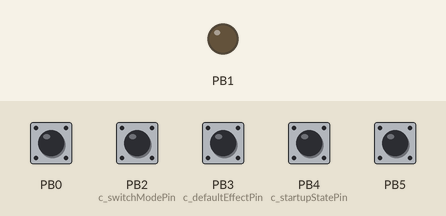
The program below on a simulated ATtiny85, built with avr-gcc and run on an emulated ATtiny85. On the bench: output pins drawn as LEDs (lit = HIGH). The inputs (shaded band) are chosen by the test bench; at power-on: PB0, PB2 (c_switchModePin), PB3 (c_defaultEffectPin), PB4 (c_startupStatePin), PB5 HIGH.

Above: at 1.2 s.
1.3 s: PB0 pulled LOW for 0.15 s
At 1.8 s:
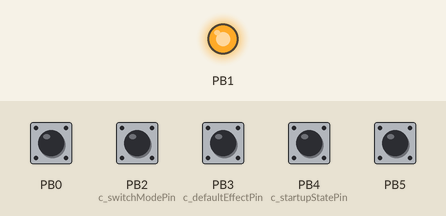
2.9 s: PB0 pulled LOW for 1 s
At 4.2 s:
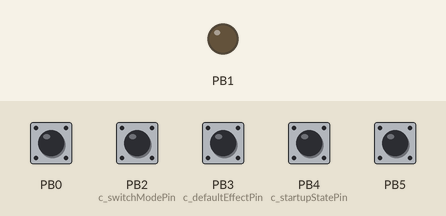
5.4 s: PB0 pulled LOW for 3.2 s
At 6.1 s:
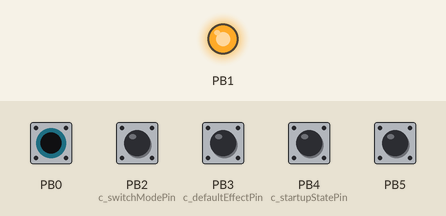
Timing chart, 0 to 8.4 s (numbered marks = the images above; inputs shaded):
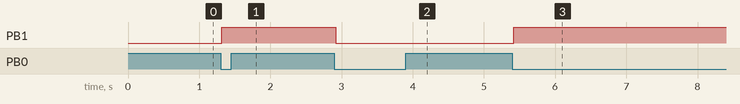

The program:

main.cpp
```cpp
#include <Arduino.h>

#include "bypass.h"
#include "settings.h"

Bypass Bypass0(9, 1, 1, 8, 0);
Bypass Bypass1(10, 6, 7, 8, 5);
Settings Settings0;

void setup()
{
    Settings0.modeSetup();
    Bypass0.bypassSetup();
    Bypass1.bypassSetup();

    if (Settings0.getSwitchMode() == 0) // On/Off mode
    {
        if (Settings0.getStartupState() == 0) // Starts on
        {
            Bypass0.switchRelay();
            Bypass0.lightActiveLed();

            if (Settings0.getDefaultEffect() == 0) // Sustainer
            {
                Bypass1.switchActiveLed();
                Bypass1.switchRelay();
                Bypass1.lightActiveLed();
            }
            else // Compressor
            {
                Bypass1.lightActiveLed();
            }
        }
    }
    else // Flip flop mode
    {
        if (Settings0.getStartupState() == 0)
        {
            Bypass0.switchRelay();

            if (Settings0.getDefaultEffect() == 0) // Sustainer
            {
                Bypass1.switchRelay();
                Bypass1.lightActiveLed();
            }
            else // Compressor
            {
                Bypass0.lightActiveLed();
            }
        }
    }

}

void loop()
{
    Bypass0.m_now = millis();
    Bypass1.m_now = millis();

    if (Settings0.getSwitchMode() == 0) // On/Off mode
    {
        if (Bypass0.bypassPressed())
        {
            if (Bypass0.getRelayState() == 1) // Effect is on
            {
                if (Bypass1.getRelayState() == 1) //Sustainer is on
                {
                    Bypass1.switchRelay();
                    Bypass1.switchActiveLed();
                }

                Bypass1.turnOffLed();
                Bypass0.switchRelay();
                Bypass0.turnOffLed();
            }
            else // Effect is off
            {
                Bypass0.switchRelay();
                Bypass0.lightActiveLed();

                if (Settings0.getDefaultEffect() == 0) // Sustainer
                {
                    Bypass1.switchRelay();
                    Bypass1.switchActiveLed();
                    Bypass1.lightActiveLed();
                }
                else // Compressor
                {
                    Bypass1.lightActiveLed();
                }
            }
        }

        if (Bypass1.bypassPressed() && Bypass0.getRelayState() == 1)
        {
            Bypass1.switchRelay();
            Bypass1.switchActiveLed();
            Bypass1.lightActiveLed();
        }
    }
    else // Flip flop mode
    {
        if (Bypass0.bypassPressed())
        {
            if (Bypass0.getRelayState() == 0) // Nothing on, switch the compressor on
            {
                Bypass0.switchRelay();
                Bypass0.lightActiveLed();
            }

            else if (Bypass0.getRelayState() == 1 && Bypass1.getRelayState() == 0) // Compressor on, Switch off
            {
                Bypass0.switchRelay();
                Bypass0.turnOffLed();
            }

            if (Bypass0.getRelayState() == 1 && Bypass1.getRelayState() == 1) // Sustainer on, switch to compressor
            {
                Bypass1.switchRelay();
                Bypass1.turnOffLed();
                Bypass0.lightActiveLed();
            }

        }

        if (Bypass1.bypassPressed())
        {
            if (Bypass0.getRelayState() == 0) // Nothing on, switch the sustainer on
            {
                Bypass0.switchRelay();
                Bypass1.switchRelay();
                Bypass1.lightActiveLed();
            }

            else if (Bypass0.getRelayState() == 1 && Bypass1.getRelayState() == 1) // Sustainer on, switch off
            {
                Bypass1.switchRelay();
                Bypass0.switchRelay();
                Bypass1.turnOffLed();
            }

            if (Bypass0.getRelayState() == 1 && Bypass1.getRelayState() == 0) // Compressor on, switch to sustainer
            {
                Bypass1.switchRelay();
                Bypass0.turnOffLed();
                Bypass1.lightActiveLed();
            }
        }
    }
}
```

bypass.cpp
```cpp
#include <Arduino.h>

#include "bypass.h"

void Bypass::bypassSetup()
{
    pinMode(m_relayPin, OUTPUT);
    pinMode(m_ledPin, OUTPUT);
    pinMode(m_led2Pin, OUTPUT);
    pinMode(m_okPin, OUTPUT),
    pinMode(m_switchPin, INPUT_PULLUP);

    digitalWrite(m_okPin, LOW);
    digitalWrite(m_ledPin, LOW);
    digitalWrite(m_led2Pin, LOW);
    digitalWrite(m_relayPin, LOW);
}

bool Bypass::bypassPressed()
{
    m_switchState = digitalRead(m_switchPin);

    if (m_switchState == LOW
    && m_now - m_lastPressTime > c_debounceTime
    && m_switchState != m_lastSwitchState)
    {
        m_lastSwitchState = m_switchState;
        m_lastPressTime = m_now;
        return true;
    }
    else
    {
        m_lastSwitchState = m_switchState;
        return false;
    }
}

void Bypass::switchRelay()
{
    m_relayState = !m_relayState;

    digitalWrite(m_okPin, HIGH);            // OK on
    delay(10);                              // 5~10 ms depending on the OK
    digitalWrite(m_relayPin, m_relayState);
    delay(10);                              // 5~10 ms depending on the relay
    digitalWrite(m_okPin, LOW);             // OK off
}

void Bypass::switchActiveLed()
{
    m_activeLed = !m_activeLed;
}

void Bypass::lightActiveLed()
{
    if (m_activeLed)
    {
        digitalWrite(m_led2Pin, LOW);
        digitalWrite(m_ledPin, HIGH);
    }
    else
    {
        digitalWrite(m_ledPin, LOW);
        digitalWrite(m_led2Pin, HIGH);
    }
}

void Bypass::turnOffLed()
{
    digitalWrite(m_ledPin, LOW);
    digitalWrite(m_led2Pin, LOW);
}

uint8_t Bypass::getRelayState()
{
    return m_relayState;
}
```

bypass.h
```cpp
#include <Arduino.h>

#ifndef BYPASS_H
#define BYPASS_H

/**
 * @brief A switch is connected to the µC along with a relay, an opticalrelay and an LED.
 * It has to be setup once, can read the state of the footswitch and swith the state
 * of the relay/opticalrelay/LED combination. A jumper is also connected and used to set the startup state.
 */
class Bypass
{
    private:
        uint8_t m_relayPin;
        uint8_t m_ledPin;
        uint8_t m_led2Pin;
        uint8_t m_okPin;
        uint8_t m_switchPin;
        uint8_t m_activeLed = 0;
        unsigned long m_lastPressTime = 0;
        uint8_t m_switchState = 0;
        uint8_t m_lastSwitchState = 0;
        uint8_t m_relayState = 0;
        const unsigned int c_debounceTime = 300; // Minimum delay between 2 footswitch press, in ms.

    public:
        Bypass (uint8_t rpin, uint8_t lpin, uint8_t l2pin, uint8_t opin, uint8_t spin) :
                m_relayPin(rpin), m_ledPin(lpin), m_led2Pin(l2pin), m_okPin(opin), m_switchPin(spin)
        {

        }

        /**
         * @brief Setup the µC's pins, read the startup state and set the relay/LED accordingly.
         */
        void bypassSetup();

        /**
         * @brief Read the footswitch state.
         *
         * @return true if LOW and if the debounce delay has passed and if its state changed since the last cycle.
         * @return false
         */
        bool bypassPressed();

        /**
         * @brief Switch the relay/LED state.
         */
        void switchRelay();

        /**
         * @brief Switch the active LED
         */
        void switchActiveLed();

        /**
         * @brief Turn on/off the active LED
         */
        void lightActiveLed();

        /**
         * @brief Turn of the LED
         */
        void turnOffLed();

        /**
         * @brief Get the Relay State object
         *
         * @return uint8_t
         */
        uint8_t getRelayState();

        unsigned long m_now = 0;
};

#endif
```

settings.cpp
```cpp
#include <Arduino.h>

#include "settings.h"

void Settings::modeSetup()
{
    pinMode(c_startupStatePin, INPUT_PULLUP);
    pinMode(c_defaultEffectPin, INPUT_PULLUP);
    pinMode(c_switchModePin, INPUT_PULLUP);

    m_startupState = digitalRead(c_startupStatePin);
    m_defaultEffect = digitalRead(c_defaultEffectPin);
    m_switchMode = digitalRead(c_switchModePin);
}

uint8_t Settings::getStartupState()
{
    return m_startupState;
}

void Settings::setStartupState(uint8_t state)
{
    m_startupState = state;
}

uint8_t Settings::getDefaultEffect()
{
    return m_defaultEffect;
}

void Settings::setDefaultEffect(uint8_t effect)
{
    m_defaultEffect = effect;
}

uint8_t Settings::getSwitchMode()
{
    return m_switchMode;
}

void Settings::setSwitchMode(uint8_t mode)
{
    m_switchMode = mode;
}
```

settings.h
```cpp
#include <Arduino.h>

#ifndef SETTINGS_H
#define SETTINGS_H

class Settings
{
    private:
        uint8_t c_startupStatePin = 4;
        uint8_t c_defaultEffectPin = 3;
        uint8_t c_switchModePin = 2;

        uint8_t m_startupState = 0;
        uint8_t m_defaultEffect = 0;
        uint8_t m_switchMode = 0;

    public:
        void modeSetup();

        uint8_t getStartupState();
        void setStartupState(uint8_t state);

        uint8_t getDefaultEffect();
        void setDefaultEffect(uint8_t effect);

        uint8_t getSwitchMode();
        void setSwitchMode(uint8_t mode);
};

#endif
```

Measured:
- after the input at 1.3 s, PB1: LOW → HIGH at once
- after the input at 2.9 s, PB1: HIGH → LOW at once
- after the input at 5.4 s, PB1: LOW → HIGH at once
